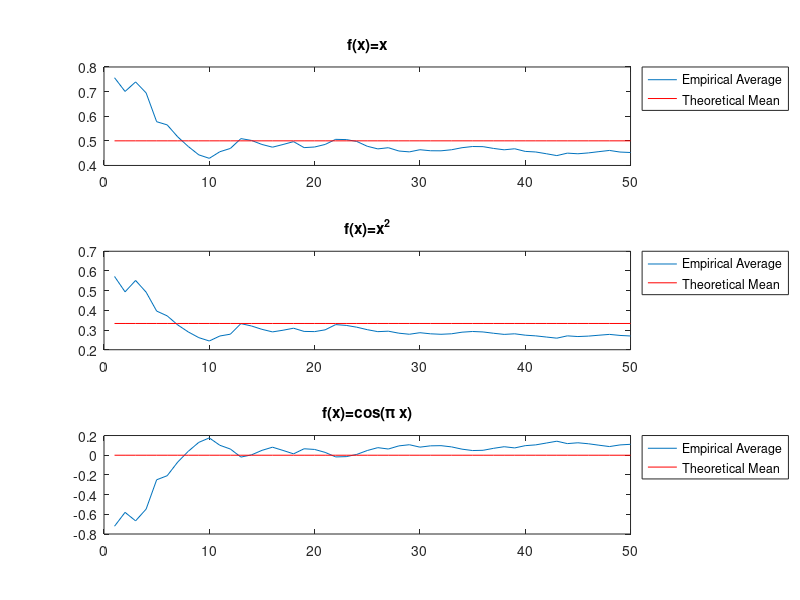

Source code (MATLAB): (Note: this script raises an error after producing the figure.)
% Uniform Random Number
% Monte Carlo method as an approximated integration technique
% integrate f(x) on the [0,1] interval
% solution: 1/2, 1/3, and 0
clc;
n=50;
x=rand(n,1);
gav=zeros(n,3);
gavvar=NaN(n,3);
gav(1,1)=x(1,1);
gav(1,2)=x(1,1)^2;
gav(1,3)=cos(pi*x(1,1));
for i=2:n
gav(i,1)=sum(x(1:i))/i;
gav(i,2)=sum(x(1:i).^2)/i;
gav(i,3)=sum(cos(pi*x(1:i)))/i;
gavvar(i,1)=var(x(1:i));

gavvar(i,2)=var(x(1:i).^2);
gavvar(i,3)=var(cos(pi*x(1:i)));
end
%
%
%%%%%%%%% Graphics (mean) %%%%%%%%%%
figure(1);
subplot(3,1,1);
plot(gav(:,1));
line((1:n),ones(n,1)/2,'color','red');
legend('Empirical Average','Theoretical Mean',...
'Location','NorthEastOutside');
title('f(x)=x');
%
subplot(3,1,2);
plot(gav(:,2));
line((1:n),ones(n,1)/3,'color','red');
legend('Empirical Average','Theoretical Mean',...
'Location','NorthEastOutside');
title('f(x)=x^2');
%
subplot(3,1,3);
plot(gav(:,3));
line((1:n),ones(n,1)*0,'color','red');
legend('Empirical Average','Theoretical Mean',...
'Location','NorthEastOutside');
title('f(x)=cos(\pi x)');
To export picture to a .eps file one can use
%%%%%%%%% Export a picture %%%%%%%%%%%%%
dire='C:\Dottorato\Teaching\SummerSchoolBertinoro';
figu='\TutorialAntonietta\TutorialRobAnt\Figure\';
figname=strvcat([strcat(dire,figu,'MC1.eps')]);
print (gcf,'-depsc2', figname);
%
%%%%%%%%% Graphics (variance) %%%%%%%%%%
figure(2);
subplot(3,1,1);
plot(gavvar(:,1));
line((1:n),ones(n,1)/12,'color','red');
legend('Empirical Variance','Theoretical Variance',...
'Location','NorthEastOutside');
title('f(x)=x');
%
subplot(3,1,2);
plot(gavvar(:,2));
line((1:n),ones(n,1)*4/45,'color','red');
legend('Empirical Variance','Theoretical Variance',...
'Location','NorthEastOutside');
title('f(x)=x^2');
%
subplot(3,1,3);
plot(gavvar(:,3));
line((1:n),ones(n,1)*1/2,'color','red');
legend('Empirical Variance','Theoretical Variance',...
    'Location','NorthEastOutside');
title('f(x)=cos(\pi x)');